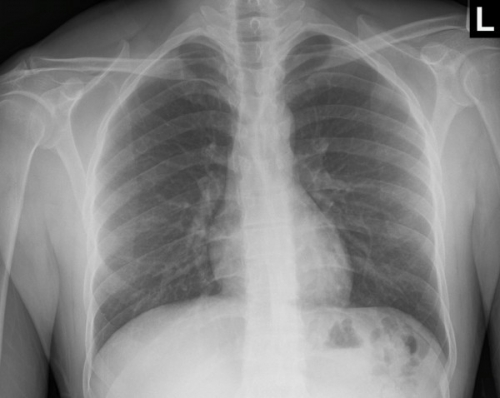
#> input picture dataset/normal/102-111-500-500-100.jpg, 500 x 398 px; its folder holds 4 pictures in this run
$ python forest.py
#> lines starting #> are read from the running program, lines starting #| are printed output that depends on the picture
import random
import cv2, glob
import numpy as np

from skimage import io
from sklearn.preprocessing import LabelEncoder
from sklearn.ensemble import RandomForestClassifier
from sklearn.cross_validation import train_test_split
from sklearn.metrics import classification_report
from sklearn import cross_validation
from sklearn.svm import SVC

# normalize image
def normalize(image):
    image = cv2.cvtColor(image, cv2.COLOR_RGB2BGR)
    image = cv2.resize(image, (500, 500), interpolation=cv2.INTER_CUBIC)
    return image

# Get histogram
def describe(image, mask = None):
    hist = cv2.calcHist([image], [0, 1, 2], mask, [8,8,8], [0, 256, 0, 256, 0, 256])
    cv2.normalize(hist, hist)
    return hist.flatten()

data = []
target = []

# Sort through normal images
image_paths = sorted(glob.glob("dataset/normal/*.jpg"))
for image_path in image_paths:
    # Read image
    image = io.imread(image_path)
#> image is the input picture: shape (398, 500, 3); mean R, G, B 131.7, 131.7, 131.7
    features = describe(normalize(image))
#> in normalize, `image = cv2.resize(image, (500, 500), interpolation=cv2.INTER_CUBIC)`:
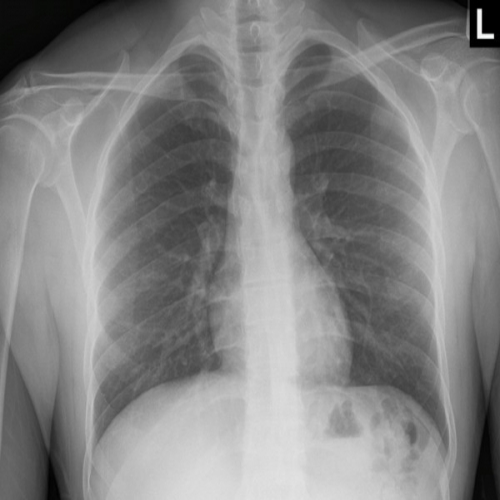
#> image: shape (500, 500, 3); mean B, G, R 131.7, 131.7, 131.7
#> features = 512 values, max 0.547 at index 292, min 0 at index 1, mean 0.00453

    # Append to dataset
    data.append(features)
    target.append('normal')
#> pass 2 of the loop `for image_path in image_paths:`:
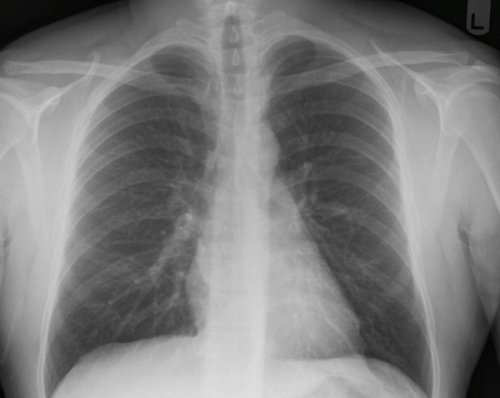
#> input picture dataset/normal/109-118-500-500-100.jpg, 500 x 398 px
#> image is the input picture: shape (398, 500, 3); mean R, G, B 126, 126, 126
#> in normalize (call 2), `image = cv2.resize(image, (500, 500), interpolation=cv2.INTER_CUBIC)`:
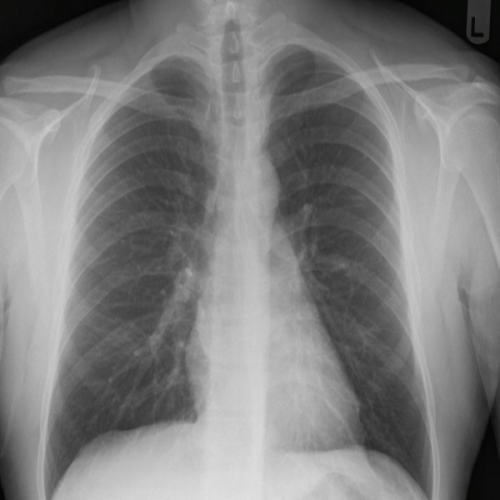
#> image: shape (500, 500, 3); mean B, G, R 126, 126, 126
#> features = 512 values, max 0.564 at index 146, min 0 at index 1, mean 0.00453
#> pass 3 of the loop `for image_path in image_paths:`:
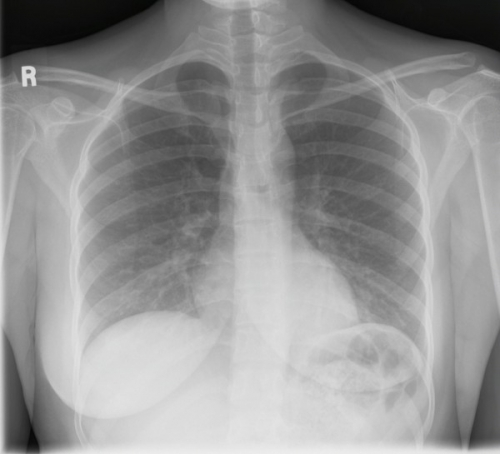
#> input picture dataset/normal/118-127-500-500-100.jpg, 500 x 454 px
#> image is the input picture: shape (454, 500, 3); mean R, G, B 148.2, 148.2, 148.1
#> in normalize (call 3), `image = cv2.resize(image, (500, 500), interpolation=cv2.INTER_CUBIC)`:
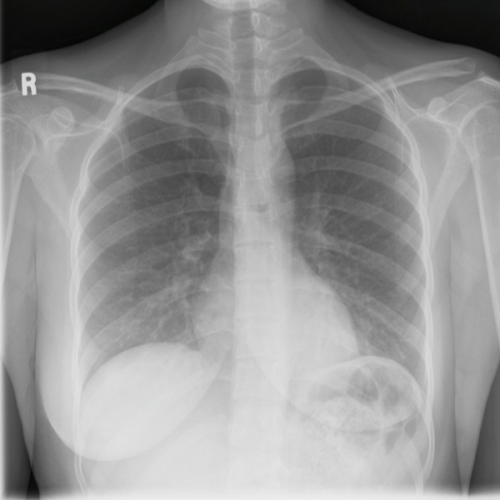
#> image: shape (500, 500, 3); mean B, G, R 148.2, 148.2, 148.2
#> features = 512 values, max 0.53 at index 365, min 0 at index 1, mean 0.00454
#> the loop made 4 passes; the first 3 are shown

# Sort through abnormal images
image_paths = sorted(glob.glob("dataset/abnormal/*.jpg"))
#> image_paths = []
for image_paht in image_paths:
    # Read image
    image = io.imread(image_path)
    features = describe(normalize(image))

    # Append to dataset
    data.append(features)
    target.append('abnormal')

# Get target names
targetNames = np.unique(target)
le = LabelEncoder()
target = le.fit_transform(target)

model = RandomForestClassifier(n_estimators = 33, criterion='entropy')

trainData, testData, trainTarget, testTarget = cross_validation.train_test_split(data, target, test_size=0.4)
model.fit(trainData, trainTarget)
print(classification_report(testTarget, model.predict(testData),
                            target_names = targetNames))

def predict(image):
    global model

    # Get features
    features = describe(normalize(image))

    # Predict it
    result = model.predict([features])
    probability = model.predict_proba([features])[0][result][0]
    state = le.inverse_transform(result)[0]

    return {'type': state, 'confidence': probability}
